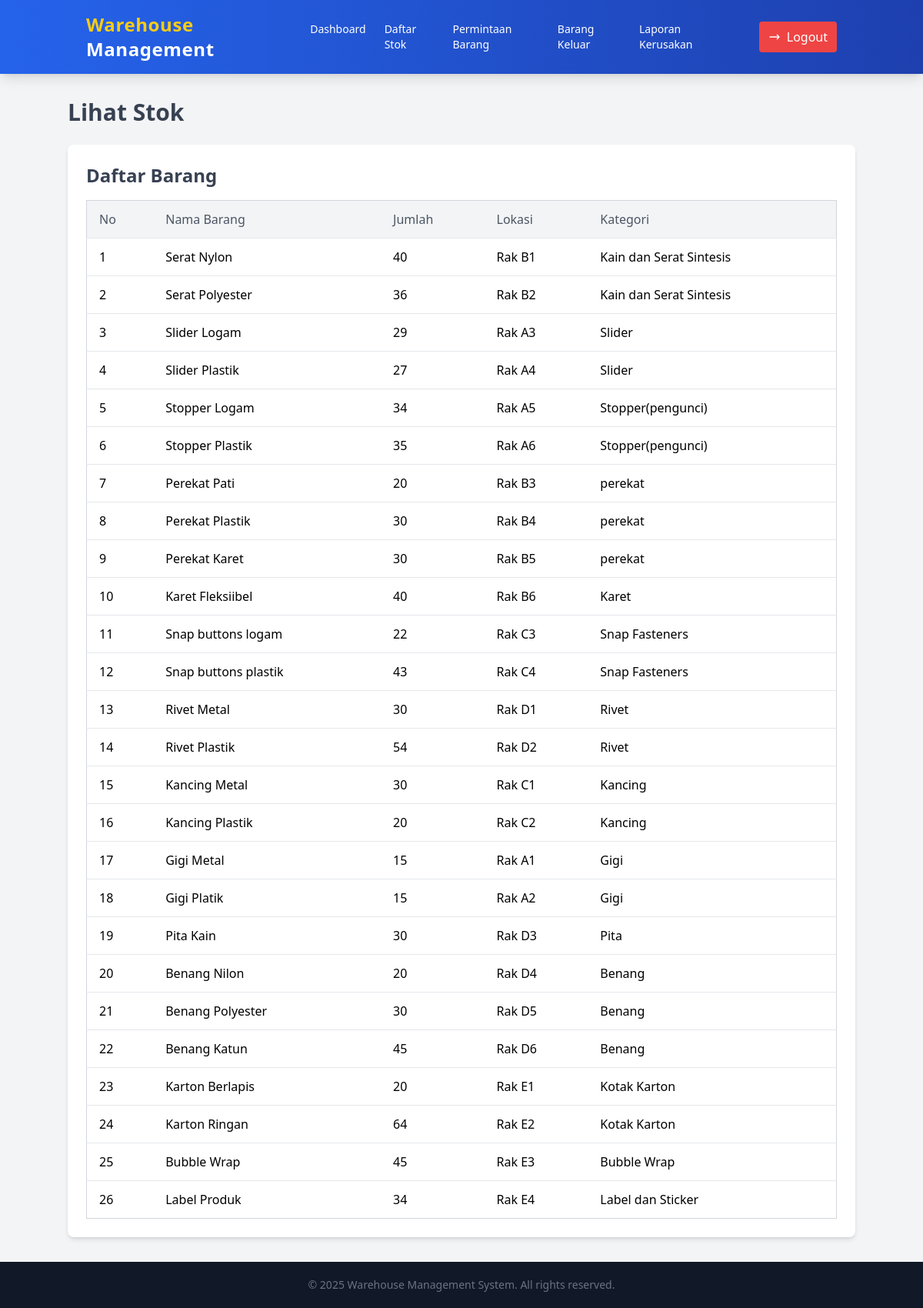
The app's page /user/lihat_stok.php with its own data.
### tables this page shows
CREATE TABLE `stok_barang` (
  `id_barang` int(15) NOT NULL,
  `nama_barang` varchar(255) NOT NULL,
  `id_kategori` int(15) NOT NULL,
  `jumlah` int(255) NOT NULL,
  `id_rak` int(15) NOT NULL
);

CREATE TABLE `rak_barang` (
  `id_rak` int(15) NOT NULL,
  `lokasi` varchar(25) NOT NULL
);

CREATE TABLE `kategori_barang` (
  `id_kategori` int(15) NOT NULL,
  `nama_kategori` varchar(100) NOT NULL
);

### user/lihat_stok.php (the view, shortened to what this page needs)
<?php
include('../koneksi.php');
?>
<!DOCTYPE html>
<html lang="en">
<head>
    <script src="https://cdn.tailwindcss.com"></script>
</head>
<body class="bg-gray-100 font-sans leading-normal tracking-normal min-h-screen flex flex-col">
    <nav class="bg-gradient-to-r from-blue-600 to-blue-800 text-white shadow-lg">
        <div class="container mx-auto px-6 py-4 flex justify-between items-center">
             <a href="../user_dashboard.php" class="text-2xl font-extrabold tracking-wide hover:text-yellow-400 transition duration-300">
                <span class="text-yellow-400">Warehouse</span> Management
            </a>
            <div class="flex items-center space-x-11">
                <ul class="flex space-x-6 text-sm font-medium">
                    <li>
                        <a href="../user_dashboard.php" class="hover:text-yellow-400 transition duration-300">Dashboard</a>
                    </li>
                    <li>
                        <a href="lihat_stok.php" class="hover:text-yellow-400 transition duration-300">Daftar Stok</a>
                    </li>
                    <li>
                        <a href="permintaan_barang.php" class="hover:text-yellow-400 transition duration-300">Permintaan Barang</a>
                    </li>
                    <li>
                        <a href="barang_keluar.php" class="hover:text-yellow-400 transition duration-300">Barang Keluar</a>
                    </li>
                    <li>
                        <a href="laporan_kerusakan.php" class="hover:text-yellow-400 transition duration-300">Laporan Kerusakan</a>
                    </li>
                </ul>
                <a href="../logout.php" class="flex items-center bg-red-500 px-3 py-2 rounded hover:bg-red-600 transition duration-300">
                    <svg xmlns="http://www.w3.org/2000/svg" class="h-4 w-4 mr-2" fill="none" viewBox="0 0 24 24" stroke="currentColor">
                        <path stroke-linecap="round" stroke-linejoin="round" stroke-width="2" d="M17 16l4-4m0 0l-4-4m4 4H3" />
                    </svg>
                    Logout
                </a>
            </div>
        </div>
    </nav>
    <div class="container mx-auto mt-8 flex-grow">
        <h1 class="text-3xl font-bold text-gray-700 mb-6">Lihat Stok</h1>
        <div class="bg-white shadow-md rounded-lg p-6">
            <h2 class="text-2xl font-bold text-gray-700 mb-4">Daftar Barang</h2>
            <div class="overflow-x-auto">
                <table class="min-w-full bg-white border border-gray-300 rounded-lg">
                    <thead class="bg-gray-100">
                        <tr>
                            <th class="py-3 px-4 border-b text-left text-gray-600 font-medium">No</th>
                            <th class="py-3 px-4 border-b text-left text-gray-600 font-medium">Nama Barang</th>
                            <th class="py-3 px-4 border-b text-left text-gray-600 font-medium">Jumlah</th>
                            <th class="py-3 px-4 border-b text-left text-gray-600 font-medium">Lokasi</th>
                            <th class="py-3 px-4 border-b text-left text-gray-600 font-medium">Kategori</th>
                        </tr>
                    </thead>
                    <tbody class="divide-y divide-gray-200">
                        <?php
                        $sql = "SELECT stok_barang.id_barang, stok_barang.nama_barang, kategori_barang.id_kategori, kategori_barang.nama_kategori, stok_barang.jumlah, rak_barang.id_rak, rak_barang.lokasi FROM stok_barang JOIN kategori_barang ON stok_barang.id_kategori = kategori_barang.id_kategori JOIN rak_barang ON stok_barang.id_rak = rak_barang.id_rak";
                        $result = $conn->query($sql);
                        $no = 1;
                        if ($result && $result->num_rows > 0) {
                            while ($row = $result->fetch_assoc()) {
                                echo "<tr class='hover:bg-gray-50'>
                                        <td class='py-3 px-4'>" . htmlspecialchars($no++) . "</td>
                                        <td class='py-3 px-4'>" . htmlspecialchars($row['nama_barang']) . "</td>
                                        <td class='py-3 px-4'>" . htmlspecialchars($row['jumlah']) . "</td>
                                        <td class='py-3 px-4'>" . htmlspecialchars($row['lokasi']) . "</td>
                                        <td class='py-3 px-4'>" . htmlspecialchars($row['nama_kategori']) . "</td>
                                    </tr>";
                            }
                        } else {
                            echo "<tr>
                                    <td colspan='6' class='py-3 px-4 text-center text-gray-500'>Belum ada data barang.</td>
                                </tr>";
                        }
                        ?>
                    </tbody>
                </table>
            </div>
        </div>
    </div>
    <footer class="bg-gray-900 text-white w-full pb-5 mt-8">
        <div class="mt-5 text-center">
            <p class="text-sm text-gray-500">
                &copy; <?php echo date('Y'); ?> Warehouse Management System. All rights reserved.
            </p>
        </div>
    </footer>
</body>
</html>

### records on screen
stok_barang: nama_barang "Serat Nylon", jumlah "40", id_rak.lokasi "Rak B1", id_kategori.nama_kategori "Kain dan Serat Sintesis"
stok_barang: nama_barang "Serat Polyester", jumlah "36", id_rak.lokasi "Rak B2", id_kategori.nama_kategori "Kain dan Serat Sintesis"
stok_barang: nama_barang "Slider Logam", jumlah "29", id_rak.lokasi "Rak A3", id_kategori.nama_kategori "Slider"
stok_barang: nama_barang "Slider Plastik", jumlah "27", id_rak.lokasi "Rak A4", id_kategori.nama_kategori "Slider"
stok_barang: nama_barang "Stopper Logam", jumlah "34", id_rak.lokasi "Rak A5", id_kategori.nama_kategori "Stopper(pengunci)"
stok_barang: nama_barang "Stopper Plastik", jumlah "35", id_rak.lokasi "Rak A6", id_kategori.nama_kategori "Stopper(pengunci)"
stok_barang: nama_barang "Perekat Pati", jumlah "20", id_rak.lokasi "Rak B3", id_kategori.nama_kategori "perekat"
stok_barang: nama_barang "Perekat Plastik", jumlah "30", id_rak.lokasi "Rak B4", id_kategori.nama_kategori "perekat"
stok_barang: nama_barang "Perekat Karet", jumlah "30", id_rak.lokasi "Rak B5", id_kategori.nama_kategori "perekat"
stok_barang: nama_barang "Karet Fleksiibel", jumlah "40", id_rak.lokasi "Rak B6", id_kategori.nama_kategori "Karet"
stok_barang: nama_barang "Snap buttons logam", jumlah "22", id_rak.lokasi "Rak C3", id_kategori.nama_kategori "Snap Fasteners"
stok_barang: nama_barang "Snap buttons plastik", jumlah "43", id_rak.lokasi "Rak C4", id_kategori.nama_kategori "Snap Fasteners"
stok_barang: nama_barang "Rivet Metal", jumlah "30", id_rak.lokasi "Rak D1", id_kategori.nama_kategori "Rivet"
stok_barang: nama_barang "Rivet Plastik", jumlah "54", id_rak.lokasi "Rak D2", id_kategori.nama_kategori "Rivet"
stok_barang: nama_barang "Kancing Metal", jumlah "30", id_rak.lokasi "Rak C1", id_kategori.nama_kategori "Kancing"
stok_barang: nama_barang "Kancing Plastik", jumlah "20", id_rak.lokasi "Rak C2", id_kategori.nama_kategori "Kancing"
stok_barang: nama_barang "Gigi Metal", jumlah "15", id_rak.lokasi "Rak A1", id_kategori.nama_kategori "Gigi"
stok_barang: nama_barang "Gigi Platik", jumlah "15", id_rak.lokasi "Rak A2", id_kategori.nama_kategori "Gigi"
stok_barang: nama_barang "Pita Kain", jumlah "30", id_rak.lokasi "Rak D3", id_kategori.nama_kategori "Pita"
stok_barang: nama_barang "Benang Nilon", jumlah "20", id_rak.lokasi "Rak D4", id_kategori.nama_kategori "Benang"
stok_barang: nama_barang "Benang Polyester", jumlah "30", id_rak.lokasi "Rak D5", id_kategori.nama_kategori "Benang"
stok_barang: nama_barang "Benang Katun", jumlah "45", id_rak.lokasi "Rak D6", id_kategori.nama_kategori "Benang"
stok_barang: nama_barang "Karton Berlapis", jumlah "20", id_rak.lokasi "Rak E1", id_kategori.nama_kategori "Kotak Karton"
stok_barang: nama_barang "Karton Ringan", jumlah "64", id_rak.lokasi "Rak E2", id_kategori.nama_kategori "Kotak Karton"
stok_barang: nama_barang "Bubble Wrap", jumlah "45", id_rak.lokasi "Rak E3", id_kategori.nama_kategori "Bubble Wrap"
stok_barang: nama_barang "Label Produk", jumlah "34", id_rak.lokasi "Rak E4", id_kategori.nama_kategori "Label dan Sticker"
